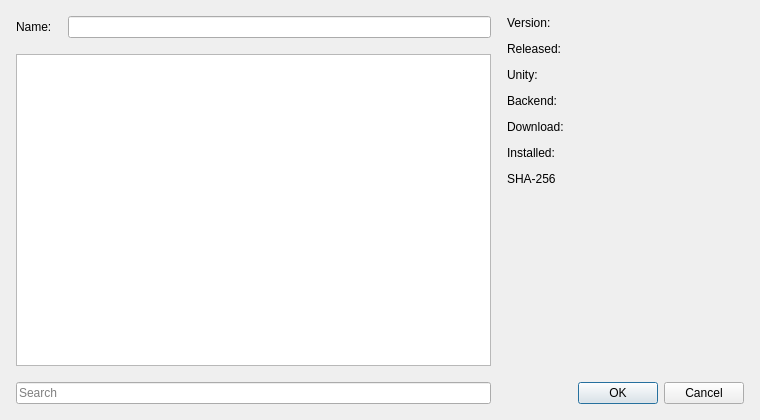
<?xml version="1.0" encoding="UTF-8"?>
<ui version="4.0">
 <class>InstallDialog</class>
 <widget class="QDialog" name="InstallDialog">
  <property name="geometry">
   <rect>
    <x>0</x>
    <y>0</y>
    <width>760</width>
    <height>420</height>
   </rect>
  </property>
  <property name="minimumSize">
   <size>
    <width>640</width>
    <height>360</height>
   </size>
  </property>
  <property name="windowTitle">
   <string>Install Version</string>
  </property>
  <layout class="QVBoxLayout" name="verticalLayout">
   <property name="leftMargin">
    <number>16</number>
   </property>
   <property name="topMargin">
    <number>16</number>
   </property>
   <property name="rightMargin">
    <number>16</number>
   </property>
   <property name="bottomMargin">
    <number>16</number>
   </property>
   <item>
    <layout class="QHBoxLayout" name="horizontalLayout" stretch="2,1">
     <property name="spacing">
      <number>16</number>
     </property>
     <item>
      <layout class="QVBoxLayout" name="verticalLayout_3">
       <item>
        <layout class="QHBoxLayout" name="horizontalLayout_2">
         <item>
          <widget class="QLabel" name="label_7">
           <property name="text">
            <string>Name:</string>
           </property>
          </widget>
         </item>
         <item>
          <widget class="QLineEdit" name="versionNameLineEdit"/>
         </item>
        </layout>
       </item>
       <item>
        <widget class="QTreeView" name="versionsTreeView"/>
       </item>
       <item>
        <widget class="QLineEdit" name="searchLineEdit">
         <property name="text">
          <string/>
         </property>
         <property name="placeholderText">
          <string>Search</string>
         </property>
        </widget>
       </item>
      </layout>
     </item>
     <item>
      <layout class="QVBoxLayout" name="detailsColumn">
       <property name="spacing">
        <number>12</number>
       </property>
       <item>
        <layout class="QFormLayout" name="formLayout">
         <property name="topMargin">
          <number>0</number>
         </property>
         <item row="0" column="0">
          <widget class="QLabel" name="label">
           <property name="text">
            <string>Version:</string>
           </property>
          </widget>
         </item>
         <item row="0" column="1">
          <widget class="QLabel" name="versionValue">
           <property name="text">
            <string/>
           </property>
          </widget>
         </item>
         <item row="1" column="0">
          <widget class="QLabel" name="label_3">
           <property name="text">
            <string>Released:</string>
           </property>
          </widget>
         </item>
         <item row="1" column="1">
          <widget class="QLabel" name="releasedValue">
           <property name="text">
            <string/>
           </property>
          </widget>
         </item>
         <item row="2" column="0">
          <widget class="QLabel" name="label_2">
           <property name="text">
            <string>Unity:</string>
           </property>
          </widget>
         </item>
         <item row="2" column="1">
          <widget class="QLabel" name="unityValue">
           <property name="text">
            <string/>
           </property>
          </widget>
         </item>
         <item row="3" column="0">
          <widget class="QLabel" name="label_4">
           <property name="text">
            <string>Backend:</string>
           </property>
          </widget>
         </item>
         <item row="3" column="1">
          <widget class="QLabel" name="backendValue">
           <property name="text">
            <string/>
           </property>
          </widget>
         </item>
         <item row="4" column="0">
          <widget class="QLabel" name="label_5">
           <property name="text">
            <string>Download:</string>
           </property>
          </widget>
         </item>
         <item row="4" column="1">
          <widget class="QLabel" name="downloadValue">
           <property name="text">
            <string/>
           </property>
          </widget>
         </item>
         <item row="5" column="0">
          <widget class="QLabel" name="label_6">
           <property name="text">
            <string>Installed:</string>
           </property>
          </widget>
         </item>
         <item row="5" column="1">
          <widget class="QLabel" name="installedValue">
           <property name="text">
            <string/>
           </property>
          </widget>
         </item>
         <item row="6" column="0">
          <widget class="QLabel" name="label_8">
           <property name="text">
            <string>SHA-256</string>
           </property>
          </widget>
         </item>
         <item row="6" column="1">
          <widget class="QLabel" name="shaValue">
           <property name="text">
            <string/>
           </property>
          </widget>
         </item>
         <item row="7" column="0">
          <spacer name="verticalSpacer">
           <property name="orientation">
            <enum>Qt::Orientation::Vertical</enum>
           </property>
           <property name="sizeHint" stdset="0">
            <size>
             <width>20</width>
             <height>0</height>
            </size>
           </property>
          </spacer>
         </item>
        </layout>
       </item>
       <item>
        <spacer name="detailsSpacer">
         <property name="orientation">
          <enum>Qt::Orientation::Vertical</enum>
         </property>
         <property name="sizeHint" stdset="0">
          <size>
           <width>20</width>
           <height>20</height>
          </size>
         </property>
        </spacer>
       </item>
       <item>
        <widget class="QDialogButtonBox" name="buttonBox">
         <property name="orientation">
          <enum>Qt::Orientation::Horizontal</enum>
         </property>
         <property name="standardButtons">
          <set>QDialogButtonBox::StandardButton::Cancel|QDialogButtonBox::StandardButton::Ok</set>
         </property>
        </widget>
       </item>
      </layout>
     </item>
    </layout>
   </item>
  </layout>
 </widget>
 <resources/>
 <connections>
  <connection>
   <sender>buttonBox</sender>
   <signal>accepted()</signal>
   <receiver>InstallDialog</receiver>
   <slot>accept()</slot>
   <hints>
    <hint type="sourcelabel">
     <x>248</x>
     <y>254</y>
    </hint>
    <hint type="destinationlabel">
     <x>157</x>
     <y>274</y>
    </hint>
   </hints>
  </connection>
  <connection>
   <sender>buttonBox</sender>
   <signal>rejected()</signal>
   <receiver>InstallDialog</receiver>
   <slot>reject()</slot>
   <hints>
    <hint type="sourcelabel">
     <x>316</x>
     <y>260</y>
    </hint>
    <hint type="destinationlabel">
     <x>286</x>
     <y>274</y>
    </hint>
   </hints>
  </connection>
 </connections>
</ui>
